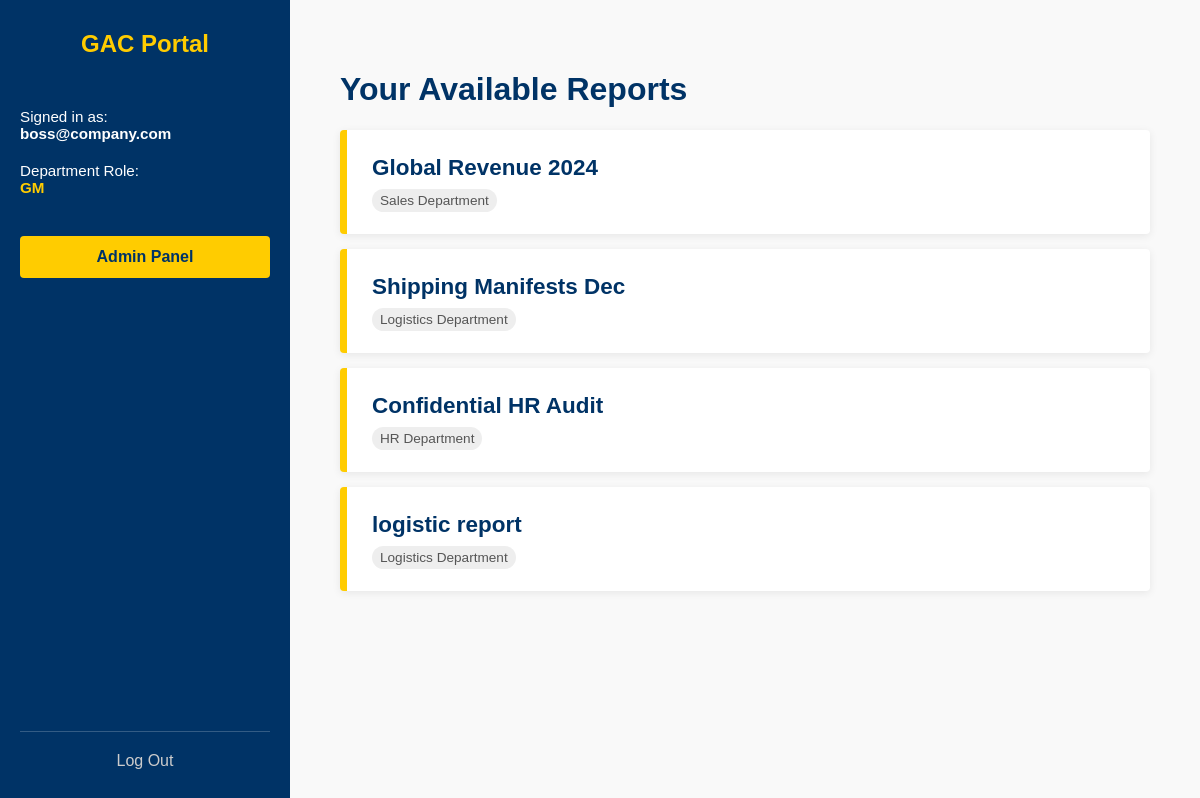
The page /dashboard (signed in) on the database its author committed.
### app.py (models this page shows)
class User(UserMixin, db.Model):
    id = db.Column(db.Integer, primary_key=True)
    email = db.Column(db.String(100), unique=True)
    password = db.Column(db.String(100)) # In production, use hashed passwords!
    role = db.Column(db.String(50)) # e.g., 'GM', 'Logistics', 'Sales'

class Report(db.Model):
    id = db.Column(db.Integer, primary_key=True)
    name = db.Column(db.String(100))
    link = db.Column(db.String(500)) # URL to the report
    group_access = db.Column(db.String(50)) # Which group can see this?

### app.py (the view)
@app.route('/dashboard')
@login_required
def dashboard():
    if current_user.role == 'GM':
        reports = Report.query.all()
    else:
        reports = Report.query.filter_by(group_access=current_user.role).all()
    return render_template('dashboard.html', user=current_user, reports=reports)

### app.py (called while the page is built)
@login_manager.user_loader
def load_user(user_id):
    return User.query.get(int(user_id))

### templates/dashboard.html (shortened to what this page needs)
<!DOCTYPE html>
<html>
<head>
</head>
<body>
    <div class="sidebar">
        <div class="brand-header">GAC Portal</div>
        <p>Signed in as:<br><strong>{{ user.email }}</strong></p>
        <p>Department Role:<br><strong style="color: var(--brand-yellow);">{{ user.role }}</strong></p>
        {% if user.role == 'GM' %}
            <a href="/admin" class="admin-btn">Admin Panel</a>
        {% endif %}
        <a href="/logout" class="logout-link">Log Out</a>
    </div>
    <div class="content">
        <h1>Your Available Reports</h1>
        {% if reports %}
            {% for report in reports %}
            <div class="report-card">
                <h3><a href="{{ report.link }}" target="_blank">{{ report.name }}</a></h3>
                <span class="tag">{{ report.group_access }} Department</span>
            </div>
            {% endfor %}
        {% else %}
            <p>No reports are currently assigned to your group.</p>
        {% endif %}
    </div>
</body>
</html>

### templates/dashboard.html (style rules this page uses)
:root { --brand-blue: #003366; --brand-yellow: #ffcc00; }
body { font-family: sans-serif; margin: 0; display: flex; height: 100vh; }
.sidebar { width: 250px; background: var(--brand-blue); color: white; padding: 30px 20px; display: flex; flex-direction: column; }
.brand-header { font-size: 1.5em; font-weight: bold; margin-bottom: 40px; color: var(--brand-yellow); text-align: center; }
.sidebar p { margin: 10px 0; font-size: 0.95em; }
.content { flex: 1; padding: 50px; background: #f9f9f9; overflow-y: auto; }
h1 { color: var(--brand-blue); }
.report-card { background: white; padding: 25px; margin-bottom: 15px; border-left: 7px solid var(--brand-yellow); box-shadow: 0 2px 8px rgba(0,0,0,0.08); border-radius: 4px; }
.report-card h3 { margin: 0 0 10px 0; }
.report-card a { color: var(--brand-blue); text-decoration: none; font-size: 1.2em; }
.tag { font-size: 0.85em; color: #555; background: #eee; padding: 4px 8px; border-radius: 12px; }
.admin-btn { display: block; text-align: center; background: var(--brand-yellow); color: var(--brand-blue); padding: 12px; text-decoration: none; border-radius: 4px; font-weight: bold; margin: 30px 0; transition: opacity 0.3s; }
.logout-link { margin-top: auto; color: #ccc; text-decoration: none; text-align: center; padding-top: 20px; border-top: 1px solid rgba(255,255,255,0.2); }

### rows shown on the page
User: email "boss@company.com", role "GM"
Report: name "Global Revenue 2024", group_access "Sales"
Report: name "Shipping Manifests Dec", group_access "Logistics"
Report: name "Confidential HR Audit", group_access "HR"
Report: name "logistic report", group_access "Logistics"
